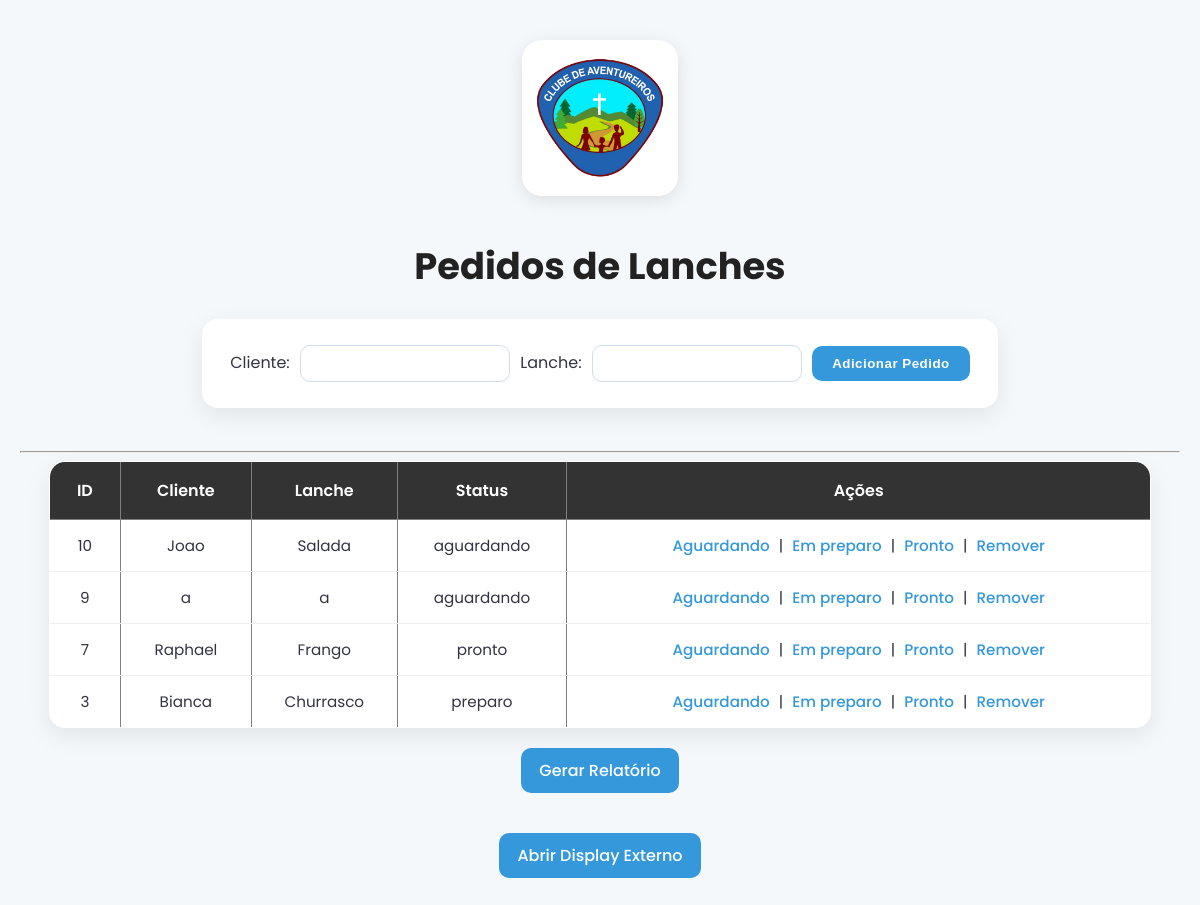
The page / on the database its author committed.
### tables this page shows
CREATE TABLE pedidos (
                id INTEGER PRIMARY KEY AUTOINCREMENT,
                cliente TEXT,
                lanche TEXT,
                status TEXT,
                hora TEXT,
                visivel INTEGER DEFAULT 1
            );

### app.py (the view)
@app.route('/')
def index():
    with sqlite3.connect("vendas.db") as conn:
        pedidos = conn.execute("SELECT * FROM pedidos WHERE visivel = 1 ORDER BY id DESC").fetchall()
    return render_template("paginas/index.html", pedidos=pedidos)

### templates/paginas/index.html (shortened to what this page needs)
<!DOCTYPE html>
<html lang="pt-br">
<head>
    <link rel="stylesheet" href="{{ url_for('static', filename='index.css') }}">
</head>
<body>
    <div class="header">
        <img src="{{ url_for('static', filename='clube-de-aventureiros-logo.png') }}" alt="Logo" class="logo">
        <h1>Pedidos de Lanches</h1>
    </div>
    <form action="/adicionar" method="post">
        Cliente: <input name="cliente" required>
        Lanche: <input name="lanche" required>
        <button type="submit">Adicionar Pedido</button>
    </form>
    <hr>
    <table border="1">
        <tr>
            <th>ID</th>
            <th>Cliente</th>
            <th>Lanche</th>
            <th>Status</th>
            <th>Ações</th>
        </tr>
        {% for p in pedidos %}
        <tr>
            <td>{{ p[0] }}</td>
            <td>{{ p[1] }}</td>
            <td>{{ p[2] }}</td>
            <td>{{ p[3] }}</td>
            <td>
                <a href="/atualizar/{{p[0]}}/aguardando">Aguardando</a> |
                <a href="/atualizar/{{p[0]}}/preparo">Em preparo</a> |
                <a href="/atualizar/{{p[0]}}/pronto">Pronto</a> |
                <a href="/remover/{{p[0]}}">Remover</a>
            </td>
        </tr>
        {% endfor %}
    </table>
    <a href="/relatorio">Gerar Relatório</a>
    <br>
    <a href="/display" target="_blank">Abrir Display Externo</a>
</body>
</html>

### static/index.css (style rules this page uses)
body { background-color: #f5f8fa; color: #334; font-family: "Poppins", "Segoe UI", sans-serif; margin: 0; padding: 40px 20px; text-align: center; }
h1 { color: #222; margin-bottom: 25px; font-weight: 700; font-size: 2.3em; }
.logo { width: 140px; height: auto; margin-bottom: 10px; border-radius: 20px; padding: 8px; background-color: white; box-shadow: 0 4px 18px rgba(0, 0, 0, 0.1); transition: transform 0.2s ease; }
form { background-color: #ffffff; padding: 18px 28px; border-radius: 16px; display: inline-block; box-shadow: 0 8px 24px rgba(0, 0, 0, 0.08); margin-bottom: 35px; transition: transform 0.2s; }
form input { padding: 10px 14px; margin: 8px 6px; border: 1px solid #ccddee; border-radius: 10px; outline: none; width: 180px; transition: border-color 0.2s, box-shadow 0.2s; }
form button { padding: 10px 20px; border: none; border-radius: 10px; background-color: #3498db; color: white; cursor: pointer; transition: background-color 0.25s, transform 0.1s; font-weight: 600; letter-spacing: 0.5px; }
table { width: 95%; margin: 0 auto; border-collapse: collapse; background-color: white; box-shadow: 0 8px 24px rgba(0, 0, 0, 0.08); border-radius: 16px; overflow: hidden; }
th { background-color: #333; color: white; padding: 16px; font-weight: 600; font-size: 1em; }
td { padding: 14px 10px; border-bottom: 1px solid #eee; font-size: 0.95em; }
td a { color: #3498db; margin: 0 5px; text-decoration: none; font-weight: 500; transition: color 0.2s; }
a[href="/relatorio"], a[href="/display"] { display: inline-block; margin: 20px 10px; padding: 10px 18px; background-color: #3498db; color: white; border-radius: 10px; text-decoration: none; font-weight: 500; transition: background-color 0.2s, transform 0.1s; }

### rows shown on the page
pedidos: id "10", cliente "Joao", lanche "Salada", status "aguardando"
pedidos: id "9", cliente "a", lanche "a", status "aguardando"
pedidos: id "7", cliente "Raphael", lanche "Frango", status "pronto"
pedidos: id "3", cliente "Bianca", lanche "Churrasco", status "preparo"
